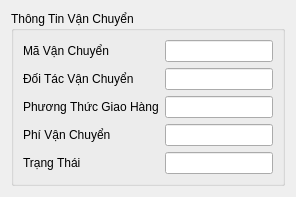
<?xml version="1.0" encoding="UTF-8"?>

<ui version="4.0">
 <class>ShipmentTab</class>
 <widget class="QWidget" name="ShipmentTab">

  <property name="windowTitle">
   <string>Vận Chuyển</string>
  </property>

  <layout class="QVBoxLayout">

   <item>
    <widget class="QGroupBox" name="groupShipment">

```
 <property name="title">
  <string>Thông Tin Vận Chuyển</string>
 </property>

 <layout class="QFormLayout">

  <item row="0" column="0">
   <widget class="QLabel" name="lblShipmentID">
    <property name="text">
     <string>Mã Vận Chuyển</string>
    </property>
   </widget>
  </item>

  <item row="0" column="1">
   <widget class="QLineEdit" name="txtShipmentID"/>
  </item>

  <item row="1" column="0">
   <widget class="QLabel" name="lblPartner">
    <property name="text">
     <string>Đối Tác Vận Chuyển</string>
    </property>
   </widget>
  </item>

  <item row="1" column="1">
   <widget class="QLineEdit" name="txtPartner"/>
  </item>

  <item row="2" column="0">
   <widget class="QLabel" name="lblMethod">
    <property name="text">
     <string>Phương Thức Giao Hàng</string>
    </property>
   </widget>
  </item>

  <item row="2" column="1">
   <widget class="QLineEdit" name="txtMethod"/>
  </item>

  <item row="3" column="0">
   <widget class="QLabel" name="lblFee">
    <property name="text">
     <string>Phí Vận Chuyển</string>
    </property>
   </widget>
  </item>

  <item row="3" column="1">
   <widget class="QLineEdit" name="txtFee"/>
  </item>

  <item row="4" column="0">
   <widget class="QLabel" name="lblStatus">
    <property name="text">
     <string>Trạng Thái</string>
    </property>
   </widget>
  </item>

  <item row="4" column="1">
   <widget class="QLineEdit" name="txtStatus"/>
  </item>

 </layout>

</widget>
```

   </item>

  </layout>

 </widget>

 <resources/>
 <connections/>
</ui>
